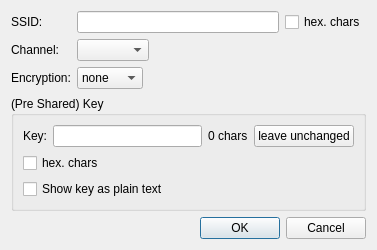
<?xml version="1.0" encoding="UTF-8"?>
<ui version="4.0">
 <class>adhoc</class>
 <widget class="QDialog" name="adhoc">
  <property name="geometry">
   <rect>
    <x>0</x>
    <y>0</y>
    <width>377</width>
    <height>250</height>
   </rect>
  </property>
  <property name="windowTitle">
   <string>Ad-hoc configuration</string>
  </property>
  <layout class="QVBoxLayout" name="verticalLayout_2">
   <item>
    <layout class="QFormLayout" name="formLayout">
     <property name="fieldGrowthPolicy">
      <enum>QFormLayout::ExpandingFieldsGrow</enum>
     </property>
     <item row="0" column="0">
      <widget class="QLabel" name="ssidLabel">
       <property name="text">
        <string>SSID:</string>
       </property>
       <property name="buddy">
        <cstring>ssidEdit</cstring>
       </property>
      </widget>
     </item>
     <item row="0" column="1">
      <layout class="QHBoxLayout" name="ssidLayout">
       <item>
        <widget class="QLineEdit" name="ssidEdit">
         <property name="sizePolicy">
          <sizepolicy hsizetype="Expanding" vsizetype="Fixed">
           <horstretch>1</horstretch>
           <verstretch>0</verstretch>
          </sizepolicy>
         </property>
        </widget>
       </item>
       <item>
        <widget class="QCheckBox" name="ssidHexCheck">
         <property name="text">
          <string>hex. chars</string>
         </property>
        </widget>
       </item>
      </layout>
     </item>
     <item row="1" column="0">
      <widget class="QLabel" name="channelLabel">
       <property name="text">
        <string>Channel:</string>
       </property>
       <property name="buddy">
        <cstring>channelCombo</cstring>
       </property>
      </widget>
     </item>
     <item row="1" column="1">
      <widget class="QComboBox" name="channelCombo"/>
     </item>
     <item row="2" column="0">
      <widget class="QLabel" name="encLabel">
       <property name="text">
        <string>Encryption:</string>
       </property>
       <property name="buddy">
        <cstring>encCombo</cstring>
       </property>
      </widget>
     </item>
     <item row="2" column="1">
      <widget class="QComboBox" name="encCombo">
       <item>
        <property name="text">
         <string>none</string>
        </property>
       </item>
       <item>
        <property name="text">
         <string>WEP</string>
        </property>
       </item>
       <item>
        <property name="text">
         <string>TKIP</string>
        </property>
       </item>
       <item>
        <property name="text">
         <string>CCMP</string>
        </property>
       </item>
      </widget>
     </item>
    </layout>
   </item>
   <item>
    <widget class="QGroupBox" name="keyGroup">
     <property name="title">
      <string>(Pre Shared) Key</string>
     </property>
     <layout class="QVBoxLayout" name="verticalLayout">
      <item>
       <layout class="QHBoxLayout" name="keyLayout">
        <item>
         <widget class="QLabel" name="keyLabel">
          <property name="text">
           <string>Key:</string>
          </property>
          <property name="buddy">
           <cstring>pskEdit</cstring>
          </property>
         </widget>
        </item>
        <item>
         <widget class="QLineEdit" name="pskEdit">
          <property name="sizePolicy">
           <sizepolicy hsizetype="Expanding" vsizetype="Fixed">
            <horstretch>0</horstretch>
            <verstretch>0</verstretch>
           </sizepolicy>
          </property>
         </widget>
        </item>
        <item>
         <widget class="QLabel" name="charCountLabel">
          <property name="text">
           <string>0 chars</string>
          </property>
         </widget>
        </item>
        <item>
         <widget class="QPushButton" name="pskLeaveButton">
          <property name="text">
           <string>leave unchanged</string>
          </property>
          <property name="checkable">
           <bool>true</bool>
          </property>
         </widget>
        </item>
       </layout>
      </item>
      <item>
       <widget class="QCheckBox" name="pskHexCheck">
        <property name="text">
         <string>hex. chars</string>
        </property>
       </widget>
      </item>
      <item>
       <widget class="QCheckBox" name="showPlainPSKCheck">
        <property name="text">
         <string>Show key as plain text</string>
        </property>
       </widget>
      </item>
     </layout>
    </widget>
   </item>
   <item>
    <widget class="QDialogButtonBox" name="buttonBox">
     <property name="orientation">
      <enum>Qt::Horizontal</enum>
     </property>
     <property name="standardButtons">
      <set>QDialogButtonBox::Cancel|QDialogButtonBox::Ok</set>
     </property>
    </widget>
   </item>
  </layout>
 </widget>
 <tabstops>
  <tabstop>ssidEdit</tabstop>
  <tabstop>ssidHexCheck</tabstop>
  <tabstop>channelCombo</tabstop>
  <tabstop>encCombo</tabstop>
  <tabstop>pskEdit</tabstop>
  <tabstop>pskLeaveButton</tabstop>
  <tabstop>buttonBox</tabstop>
 </tabstops>
 <resources/>
 <connections>
  <connection>
   <sender>buttonBox</sender>
   <signal>rejected()</signal>
   <receiver>adhoc</receiver>
   <slot>reject()</slot>
   <hints>
    <hint type="sourcelabel">
     <x>325</x>
     <y>163</y>
    </hint>
    <hint type="destinationlabel">
     <x>286</x>
     <y>172</y>
    </hint>
   </hints>
  </connection>
  <connection>
   <sender>pskLeaveButton</sender>
   <signal>toggled(bool)</signal>
   <receiver>pskEdit</receiver>
   <slot>setDisabled(bool)</slot>
   <hints>
    <hint type="sourcelabel">
     <x>391</x>
     <y>118</y>
    </hint>
    <hint type="destinationlabel">
     <x>333</x>
     <y>125</y>
    </hint>
   </hints>
  </connection>
 </connections>
</ui>
